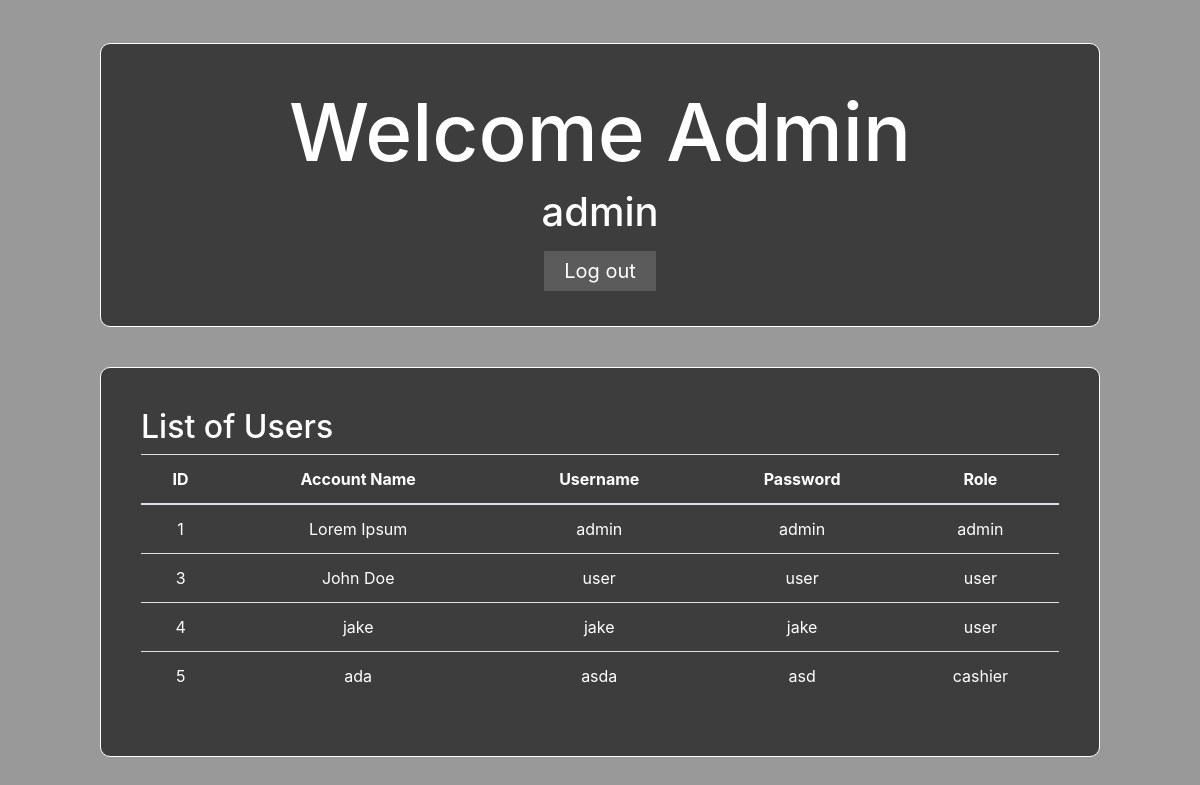
The page /admin.php (signed in) on the database its author committed.
### tables this page shows
CREATE TABLE `users` (
  `user_id` int(11) NOT NULL,
  `name` varchar(100) NOT NULL,
  `email` text NOT NULL,
  `username` varchar(50) NOT NULL,
  `password` varchar(100) NOT NULL,
  `role` varchar(100) NOT NULL
);

CREATE TABLE `tbl_user` (
  `tbl_user_id` int(11) NOT NULL,
  `name` varchar(255) NOT NULL,
  `username` varchar(255) NOT NULL,
  `password` varchar(255) NOT NULL,
  `role` varchar(255) NOT NULL
);

### admin.php (the view, shortened to what this page needs)
<?php
include ('conn.php');
if (isset($_SESSION['user_id'])) {
    $user_id = $_SESSION['user_id'];
    $stmt = $conn->prepare("SELECT `name` FROM `users` WHERE `user_id` = :user_id");
    $stmt->bindParam(':user_id', $user_id);
    $stmt->execute();
    if ($stmt->rowCount() > 0) {
        $row = $stmt->fetch();
        $user_name = $row['name'];
    }
    ?>
    <!DOCTYPE html>
    <html lang="en">
    <head>
        <link rel="stylesheet" href="https://cdn.jsdelivr.net/npm/bootstrap@4.6.2/dist/css/bootstrap.min.css">
    </head>
    <body>
        <div class="main">
            <div class="title-container">
                <h1>Welcome Admin</h1>
                <h2> <?= $user_name ?></h2>
                <a href="logout.php">Log out</a>
            </div>
            <div class="users-container">
                <h2>List of Users</h2>
                <div class="table-responsive">
                    <table class="table" style="color:rgb(255, 255, 255);">
                        <thead class="text-center">
                            <tr>
                                <th scope="col">ID</th>
                                <th scope="col">Account Name</th>
                                <th scope="col">Username</th>
                                <th scope="col">Password</th>
                                <th scope="col">Role</th>
                            </tr>
                        </thead>
                        <tbody class="text-center">
                            <?php
                            $stmt = $conn->prepare("SELECT * FROM `tbl_user`");
                            $stmt->execute();
                            $result = $stmt->fetchAll();
                            foreach ($result as $row) {
                                $userID = $row['tbl_user_id'];
                                $name = $row['name'];
                                $username = $row['username'];
                                $password = $row['password'];
                                $role = $row['role'];
                            ?>
                            <tr>
                                <td><?= $userID ?></td>
                                <td><?= $name ?></td>
                                <td><?= $username ?></td>
                                <td><?= $password ?></td>
                                <td><?= $role ?></td>
                            </tr>
                            <?php
                            }
                            ?>
                        </tbody>
                    </table>
                </div>
            </div>
        </div>
    </body>
    </html>
    <?php
} else {
    header("Location: http://localhost/BilliardManagement/");
}
?>

### admin.php (style rules this page uses)
* { margin: 0; padding: 0; }
body { background-image: url("https://img.freepik.com/free-vector/abstract-secure-technology-background_23-2148357087.jpg?t=st=1704160688~exp=1704161288~hmac=b37f6a9bb894ee4655cd411712309f6507644a1de23f709e5dfc0c33ed33bb15"); background-size: cover; background-repeat: no-repeat; background-attachment: fixed; overflow: hidden; height: 100vh; }
.main { display: flex; flex-direction: column; justify-content: center; align-items: center; background-color: rgba(0, 0, 0, 0.4); height: 100vh; }
.title-container { text-align: center; width: 1000px; color: rgb(255, 255, 255); background-color: rgba(0, 0, 0, 0.6); padding: 40px; border-radius: 10px; margin: 20px; border: 1px solid; }
.title-container > h1 { font-size: 80px; }
.title-container > h2 { font-size: 40px; margin-bottom: 20px; }
.title-container > a { font-size: 20px; padding: 8px 20px; color: rgb(255, 255, 255); background-color: rgba(100, 100, 100, 0.76); border: none; text-decoration: none; }
.users-container { color: rgb(255, 255, 255); margin: 20px; width: 1000px; background-color: rgba(0, 0, 0, 0.6); padding: 40px; border-radius: 10px; border: 1px solid; }

### rows shown on the page
users: name "admin"
tbl_user: tbl_user_id "1", name "Lorem Ipsum", username "admin", password "admin", role "admin"
tbl_user: tbl_user_id "3", name "John Doe", username "user", password "user", role "user"
tbl_user: tbl_user_id "4", name "jake", username "jake", password "jake", role "user"
tbl_user: tbl_user_id "5", name "ada", username "asda", password "asd", role "cashier"
